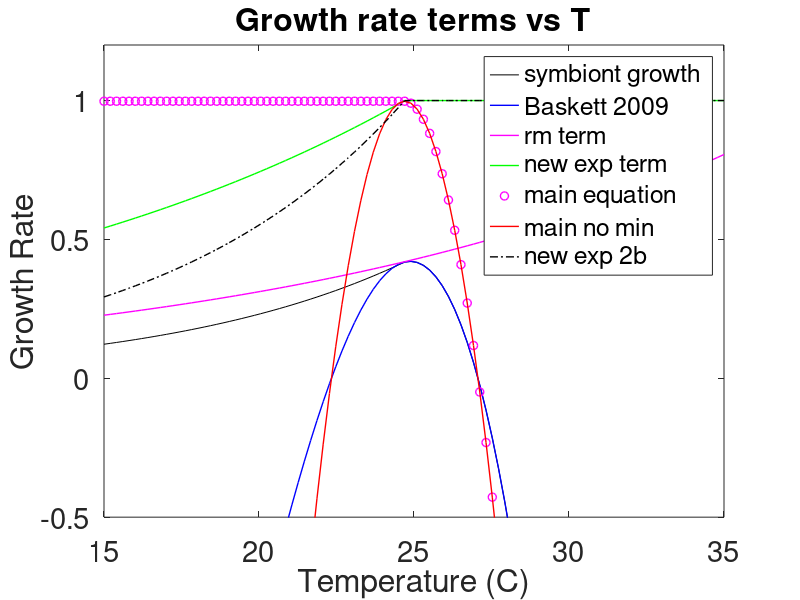

Here is the MATLAB script that generated this plot:
function growthRateCurveStudy()
    % This script is for visualizing the growth curve with representative
    % values to understand each term better
    g = 24.7;
    SelVx = 2.8;
    b = 0.0633;
    a = 0.0879;
    vg = .0025;
    EnvVx = 0.0114;
    
   

    tMin = 15; %20;
    tMax = 35; %32;
    growthScale = [-0.5 1.2];

    points = 100;
    temps = linspace(tMin, tMax, points);
    % The equation in the loop is exactly the one in timeIteration, other
    % than variable naming.
    
    rates = NaN(points, 2);
    terms = NaN(points, 5);
    rates2009 = NaN(points, 2);
    for j = 1:points
        T = temps(j);
        % Last term of Baskett 2009 eq. 3:
        rm  = a*exp(b*T); % maximum possible growth rate at optimal temp
        terms(j, 1) = rm;
        extraExp = exp(b*min(0, T - g));
        terms(j, 2) = extraExp;
        mainPart = (1- (vg + EnvVx + (min(0, g - T)).^2) ./ (2*SelVx));
        terms(j, 3) = mainPart; 
        mainNoMin = (1- (vg + EnvVx + (g - T).^2) ./ (2*SelVx));
        terms(j, 4) = mainNoMin;
        % As used in Spring 2017 code:
        r = mainPart .* extraExp * rm;
        % Baskett 2009 eq. 3
        r2009 = (1- (vg + EnvVx + (g - T).^2) ./ (2*SelVx)) * rm ;% Prevents cold water bleaching
        rates(j, :) = r;
        rates2009(j, :) = r2009;
        
        extraExpDbl = exp(2*b*min(0, T - g));
        terms(j, 5) = extraExpDbl;
    end
    
    specs = {'-k', '-m', '-g', 'om', '-b', '-r', '-.k'};

    figHandle = figure();
    set(figHandle, 'color', 'w', 'OuterPosition',[60 269 1000 783]);
    %axes1 = axes;

    xlim([tMin tMax]);

    plot(temps, rates(:,1), specs{1}); %, gi(:,2)); %, gi(:,3), gi(:,4));
    hold on;
    plot(temps, rates2009(:,1), specs{5}, 'LineWidth', 1);
    plot(temps, terms(:, 1), specs{2}, 'LineWidth', 1);
    plot(temps, terms(:, 2), specs{3}, 'LineWidth', 1);
    plot(temps, terms(:, 3), specs{4}, 'LineWidth', 1);
    plot(temps, terms(:, 4), specs{6}, 'LineWidth', 1);
    plot(temps, terms(:, 5), specs{7}, 'LineWidth', 1);
    

    


    set(gca, 'FontSize', 21);
    t = sprintf('Growth rate terms vs T');
    title(t);
    xlabel('Temperature (C)');
    ylabel('Growth Rate');
    %set(axes1,'FontSize',21);
    legend({'symbiont growth', 'Baskett 2009', 'rm term', 'new exp term', 'main equation', 'main no min', 'new exp 2b'}, ...
        'Location', 'best', 'FontSize',18);

    % Now just use a fixed y range
    ylim(growthScale);
        
    hold off;
end

